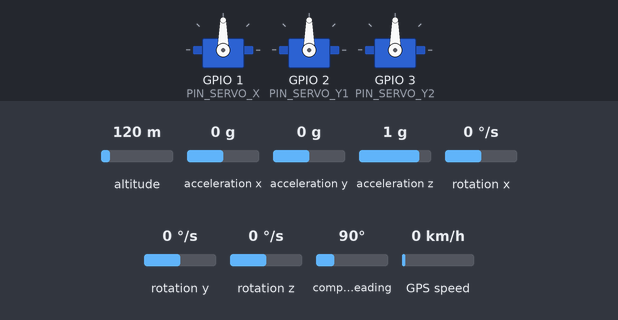
Recording of a program running on a simulated Seeed XIAO ESP32-S3. On the bench: 3 × servo. The inputs (shaded band) are chosen by the test bench; at power-on: acceleration y 0 g, rotation y 0 °/s, acceleration x 0 g, rotation x 0 °/s, altitude 120 m, acceleration z 1 g, rotation z 0 °/s, compass heading 90°, GPS speed 0 km/h. The GPS gets a fix after 3 s at 37.7749, -122.4194 with 8 satellites; what the program prints to the serial monitor is not drawn.

Above: at 1.2 s.
1.3 s: acceleration y set to 0.8 g
At 2.7 s:
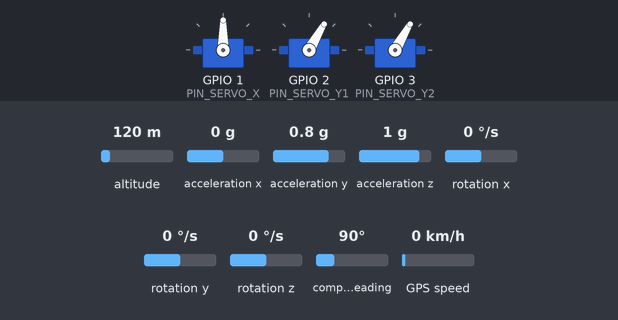
3.0 s: rotation y set to -192 °/s
At 4.8 s:
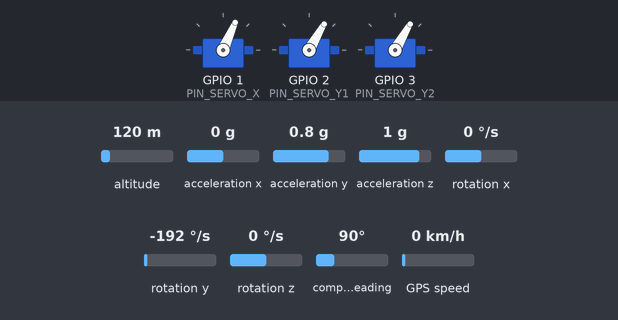
6.5 s: acceleration x set to -1.4 g
10.0 s: rotation y set to -100 °/s
11.5 s: acceleration y set to 0 g
At 12.8 s:
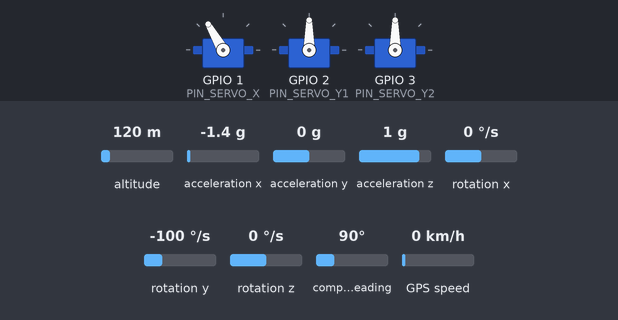
13.3 s: rotation x set to -100 °/s
At 13.46 s:
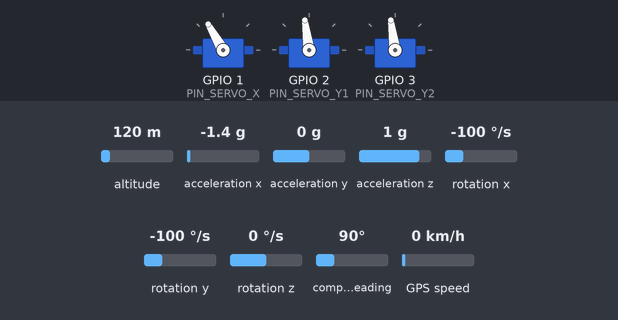
Timing chart, 0 to 16.3 s (numbered marks = the images above; inputs shaded):
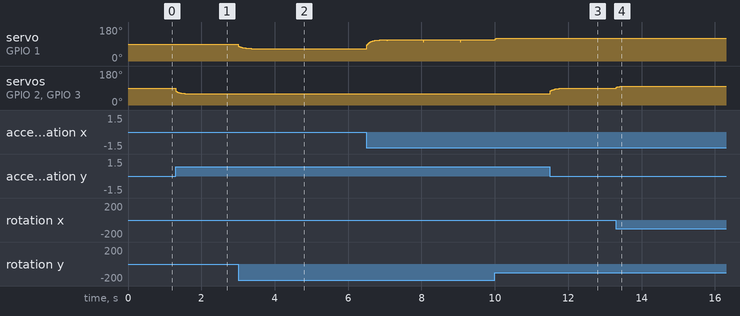

The program:

main.cpp
```cpp
#include <Arduino.h>
#include "I2Cdev.h"
#include "MPU6050.h"
#include "Wire.h"
#include <ESP32Servo.h>
#include <TinyGPSPlus.h>

#define GPS_RX_PIN 44
#define GPS_TX_PIN 43

MPU6050 sensor;
TinyGPSPlus gps;

unsigned long ultimoAviso = 0;

// --- CONFIGURACIÓN DE LOS SERVOS ---
Servo servo_EjeX;     // El que se moverá con la inclinación X
Servo servo_EjeY_1;   // El que se moverá con la inclinación Y (Motor 1)
Servo servo_EjeY_2;   // El que se moverá con la inclinación Y (Motor 2)

const int PIN_SERVO_X = D0;
const int PIN_SERVO_Y1 = D1;
const int PIN_SERVO_Y2 = D2;

int16_t ax, ay, az;
int16_t gx, gy, gz;

float pitch = 0.0; // Lo usaremos como Eje X
float roll = 0.0;  // Lo usaremos como Eje Y

unsigned long tiempoAnterior;

const float SETPOINT_X = 0.0;
const float SETPOINT_Y = 0.0;
const int CENTRO_SERVO = 90;

// Constantes PID Eje X
float KpX = 1.0;
float KiX = 0.0;
float KdX = 0.05;

// Constantes PID Eje Y
float KpY = 0.8;
float KiY = 0.0;
float KdY = 0.05;

// Memoria del PID
float errorPrevioX = 0.0;
float errorIntegralX = 0.0;
float errorPrevioY = 0.0;
float errorIntegralY = 0.0;

void setup() {
  Serial.begin(115200);
  Wire.begin();
  sensor.initialize();

  Serial1.begin(9600, SERIAL_8N1, GPS_RX_PIN, GPS_TX_PIN);
  sensor.setFullScaleGyroRange(MPU6050_GYRO_FS_2000);
  sensor.setFullScaleAccelRange(MPU6050_ACCEL_FS_8);

  if (sensor.testConnection()) {
      Serial.println("Sensor iniciado correctamente");
  } else {
      Serial.println("Error al iniciar el sensor");
  }

  // 1. Asignar temporizadores independientes
  ESP32PWM::allocateTimer(0);
  ESP32PWM::allocateTimer(1);
  ESP32PWM::allocateTimer(2);
  ESP32PWM::allocateTimer(3);

  // 2. Definir la frecuencia
  servo_EjeX.setPeriodHertz(50);
  servo_EjeY_1.setPeriodHertz(50);
  servo_EjeY_2.setPeriodHertz(50);

  // 3. Conectar a los pines
  servo_EjeX.attach(PIN_SERVO_X, 500, 2500);
  servo_EjeY_1.attach(PIN_SERVO_Y1, 500, 2500);
  servo_EjeY_2.attach(PIN_SERVO_Y2, 500, 2500);

  // 4. Centrar los motores
  servo_EjeX.write(CENTRO_SERVO);
  servo_EjeY_1.write(CENTRO_SERVO);
  servo_EjeY_2.write(CENTRO_SERVO);

  tiempoAnterior = micros();
}

void loop() {

  while (Serial1.available() > 0) {
    gps.encode(Serial1.read());
  }

  if (gps.location.isUpdated()) {
    Serial.print("Latitud: ");
    Serial.print(gps.location.lat(), 6);
    Serial.print(" | Longitud: ");
    Serial.print(gps.location.lng(), 6);
    Serial.print(" | Altitud: ");
    Serial.print(gps.altitude.meters());
    Serial.print(" m | Satélites conectados: ");
    Serial.println(gps.satellites.value());
  }

  if (millis() - ultimoAviso > 5000 && gps.satellites.value() == 0) {
    Serial.println("Buscando satélites...");
    ultimoAviso = millis();
  }

  sensor.getAcceleration(&ax, &ay, &az);
  sensor.getRotation(&gx, &gy, &gz);

  unsigned long tiempoActual = micros();
  float dt = (tiempoActual - tiempoAnterior) / 1000000.0;
  tiempoAnterior = tiempoActual;

  // Cálculo de inclinación (X e Y)
  float accelRoll = atan2(ay, az) * 180.0 / M_PI;
  float accelPitch = atan2(-ax, sqrt((float)ay * (float)ay + (float)az * (float)az)) * 180.0 / M_PI;

  float gyroX_dps = gx / 16.4;
  float gyroY_dps = gy / 16.4;

  // Pitch representará nuestro EJE X
  pitch = 0.95 * (pitch + gyroY_dps * dt) + 0.05 * accelPitch;
  // Roll representará nuestro EJE Y
  roll = 0.95 * (roll + gyroX_dps * dt) + 0.05 * accelRoll;


  // --- CÁLCULO PID EJE X (Solo afecta al D0) ---
  float errorActualX = SETPOINT_X - pitch;
  float proporcionalX = KpX * errorActualX;

  errorIntegralX = errorIntegralX + (errorActualX * dt);
  errorIntegralX = constrain(errorIntegralX, -20.0, 20.0);

  float integralX = KiX * errorIntegralX;
  float derivativoX = KdX * ((errorActualX - errorPrevioX) / dt);
  float salidaPID_X = proporcionalX + integralX + derivativoX;

  errorPrevioX = errorActualX;

  // --- CÁLCULO PID EJE Y (Afecta a D1 y D2) ---
  float errorActualY = SETPOINT_Y - roll;
  float proporcionalY = KpY * errorActualY;

  errorIntegralY = errorIntegralY + (errorActualY * dt);
  errorIntegralY = constrain(errorIntegralY, -20.0, 20.0);

  float integralY = KiY * errorIntegralY;
  float derivativoY = KdY * ((errorActualY - errorPrevioY) / dt);
  float salidaPID_Y = proporcionalY + integralY + derivativoY;

  errorPrevioY = errorActualY;

  // --- BANDA MUERTA ---
  if (abs(salidaPID_X) < 1.0) salidaPID_X = 0.0;
  if (abs(salidaPID_Y) < 1.0) salidaPID_Y = 0.0;

  // 1. El motor del pin D0 se mueve SOLO con el Eje X
  int anguloEjeX = CENTRO_SERVO - salidaPID_X;
  anguloEjeX = constrain(anguloEjeX, 60, 120);
  servo_EjeX.write(anguloEjeX);

  // 2. Los motores de los pines D1 y D2 se mueven SOLO con el Eje Y
  int anguloEjeY = CENTRO_SERVO + salidaPID_Y;
  anguloEjeY = constrain(anguloEjeY, 60, 120);

  servo_EjeY_1.write(anguloEjeY);
  servo_EjeY_2.write(anguloEjeY);

  Serial.print("Inclinacion_X:");
  Serial.print(pitch);
  Serial.print(" | Inclinacion_Y:");
  Serial.print(roll);
  Serial.print(" | Servo_D0:");
  Serial.print(anguloEjeX);
  Serial.print(" | Servos_D1_D2:");
  Serial.println(anguloEjeY);
}
```

Measured:
- after the input at 1.3 s, servo on GPIO 2 (PIN_SERVO_Y1), servo on GPIO 3 (PIN_SERVO_Y2): moves from 90° to 60° over 0.25 s, starting at once
- after the input at 11.5 s, servo on GPIO 2 (PIN_SERVO_Y1), servo on GPIO 3 (PIN_SERVO_Y2): moves from 60° to 90° over 0.34 s, starting at once
- after the input at 13.3 s, servo on GPIO 2 (PIN_SERVO_Y1), servo on GPIO 3 (PIN_SERVO_Y2): 90° → 98° at once, → 99° 0.21 s later, → 100° 0.40 s later
